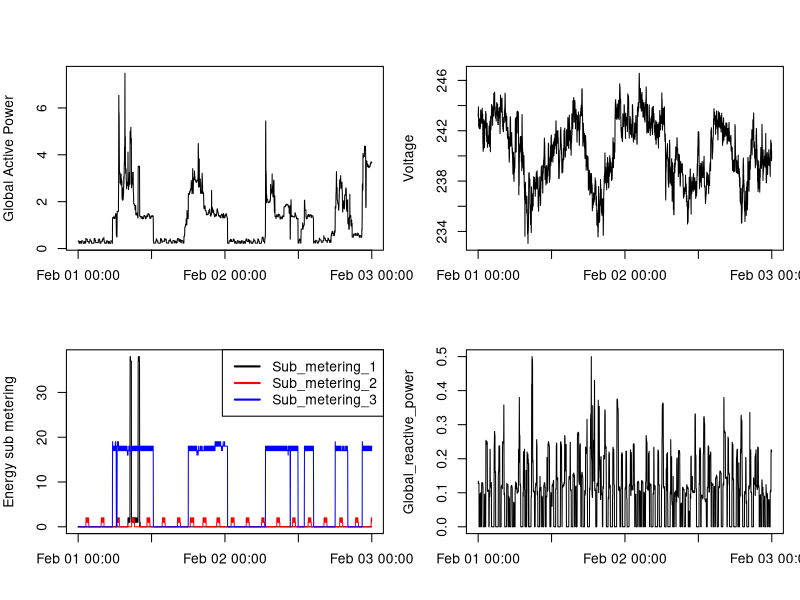

Write R code to recreate this figure.
library(dplyr)
library(data.table)

# reading in the already "data munged" data set that we created in "plot1.R"

mydata <- tbl_df(read.csv("mydata.csv", stringsAsFactors = FALSE))

mydata <- mutate(mydata, date.time = (as.POSIXct(date.time)))


# Let's do some plotting and saving png file: Plot 4

par(mfrow=c(2,2), mar=c(4,4,2,1), oma=c(0,0,2,0))

with(mydata, {
  plot(global.active.power ~ date.time, type="l", 
       ylab="Global Active Power", xlab="")
  
  plot(voltage ~date.time, type="l", 
       ylab="Voltage", xlab="")
  
  plot(sub.metering.1 ~ date.time, type="l",
       ylab="Energy sub metering", xlab="")
  lines(sub.metering.2 ~ date.time ,col='Red')
  lines(sub.metering.3~date.time,col='Blue')
  legend("topright", col=c("black", "red", "blue"), lty=1, lwd=2, 
         legend=c("Sub_metering_1", "Sub_metering_2", "Sub_metering_3"))
  
  
  
  plot(global.reactive.power ~date.time, type="l", 
       ylab="Global_reactive_power",xlab="")
})


dev.copy(png, file="plot4.png", height=480, width=480)
dev.off()